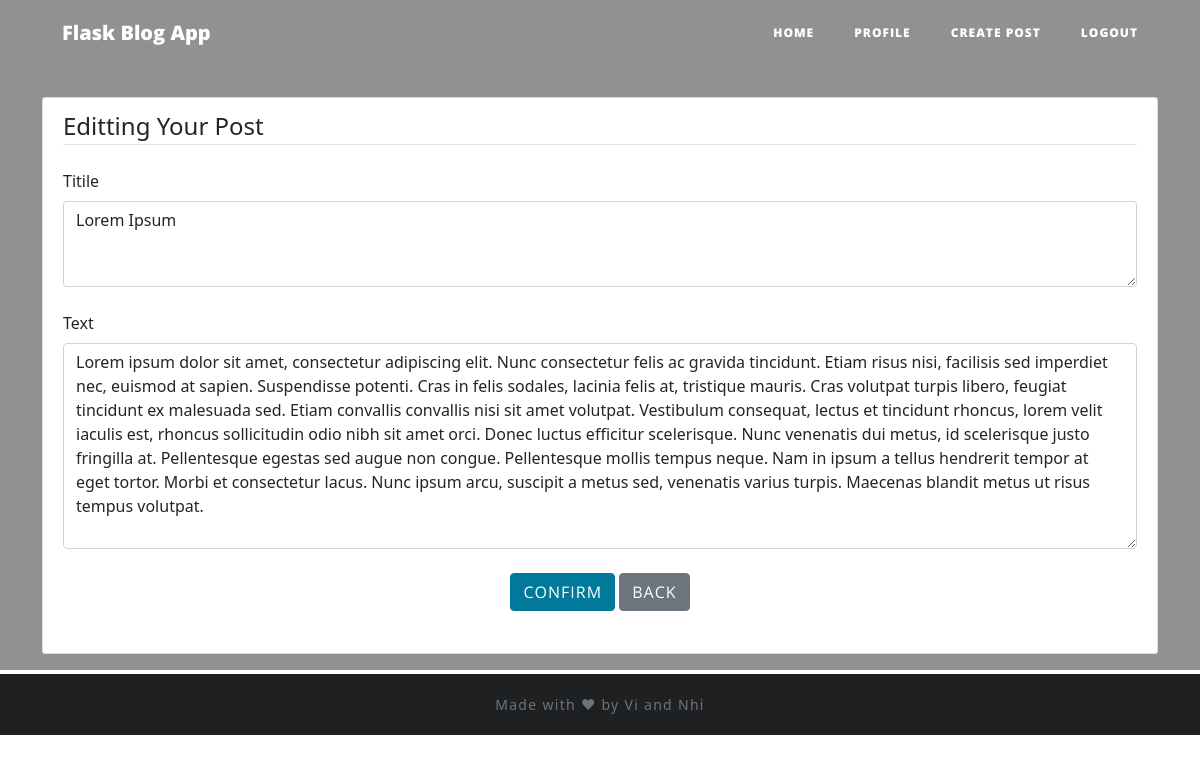
Screenshot of /edit-post/2 (signed in) with the database file from the repository.
### website/models.py (models this page shows)
class Post(db.Model):
    id = db.Column(db.Integer, primary_key=True)
    title = db.Column(db.String(100), nullable=False)
    text = db.Column(db.Text, nullable=False)
    date_created = db.Column(db.DateTime, index=True, default=datetime.now)
    author = db.Column(db.Integer, db.ForeignKey('user.id', ondelete="CASCADE"), nullable=False)
    comments = db.relationship('Comment', backref='post', passive_deletes=True)
    likes = db.relationship('Like', backref='post', passive_deletes=True)

### website/views.py (the view, shortened to what this page needs)
@views.route("/edit-post/<id>", methods = ['GET', 'POST'])
@login_required
def edit_post(id):
    post = Post.query.filter_by(id=id).first()
    if not post:
        flash("Post does not exist.", category='error')
    elif current_user.id != post.author:
        flash('You do not have permission to delete this post.', category='error')
    return render_template('edit_post.html', user= current_user, post= post)

### website/initial.py (called while the page is built)
def create_app():
    app = Flask(__name__)
    app.config['SECRET_KEY'] = "helloworld"
    app.config['SQLALCHEMY_DATABASE_URI'] = f'sqlite:///{DB_NAME}'
    db.init_app(app)
    from .views import views
    from .auth import auth
    app.register_blueprint(views, url_prefix='/')
    app.register_blueprint(auth, url_prefix='/')
    from .models import User, Post, Comment, Like
    create_database(app)
    login_manager = LoginManager()
    login_manager.login_view = "auth.login"
    login_manager.init_app(app)
    @login_manager.user_loader
    def load_user(id):
        return User.query.get(int(id))
    return app

### website/templates/edit_post.html (shortened to what this page needs)
{% extends "base.html" %} {% block title %}Home{% endblock %}
{% block body %}
{{ super() }}
{% endblock %}
{% block content%}
<div class="content-section">
  <form method="POST" enctype="multipart/form-data">
      <fieldset class="form-group">
          <legend class="border-bottom mb-4">Editting Your Post</legend>
          <div class="form-group">
              <label for="titile">Titile</label>
                {% block texttitle %}
                <textarea name="title" id="title" class="form-control" rows="3">{{post.title}}</textarea>
                {% endblock %}
              <br/>
              <label for="text">Text</label>
                {% block text %}
                <textarea name="text" id="text" class="form-control" rows="8">{{post.text}}</textarea>
                {% endblock %}
              <br/>
              <div align="center">
                <button type="submit" class="btn btn-primary">Confirm</button>
                <a href="/"><button type="button" class="btn btn-secondary">Back</button></a>
            </div>
          </div>
      </fieldset>
  </form>
</div>
{% endblock %}

### website/static/main.css (style rules this page uses)
body { font-size: 20px; color: #212529; font-family: 'Lora', 'Times New Roman', serif; }
a { color: #212529; transition: all 0.2s; }
.btn { box-shadow: none; font-size: 14px; font-weight: 800; padding: 15px 25px; letter-spacing: 1px; text-transform: uppercase; border-radius: 0; font-family: 'Open Sans', 'Helvetica Neue', Helvetica, Arial, sans-serif; }
.btn-primary { background-color: #00799b !important; border-color: #00799b !important; }
.content-section { background: white; margin-top: 30px; padding: 10px 20px; border: 1px solid #dddddd; border-radius: 3px; margin-bottom: 20px; z-index: 1; }

### website/templates/edit_post.html (style rules this page uses)
body { background-image: url('https://wallpaperaccess.com/full/1691682.jpg'); background-size: cover; padding-top: 67px; }

### rows the page displays
Post: title "Lorem Ipsum", text "Lorem ipsum dolor sit amet, consectetur adipiscing elit. Nunc consectetur felis ac gravida tincidunt. Etiam risus nisi, facilisis sed imperdiet nec, euismod at sapien. Suspendisse potenti. Cras in felis sodales, lacinia felis at, tristique mauris. Cras volutpat turpis libero, feugiat tincidunt ex malesuada sed. Etiam convallis convallis nisi sit amet volutpat. Vestibulum consequat, lectus et tincidunt rhoncus, lorem velit iaculis est, rhoncus sollicitudin odio nibh sit amet orci. Donec luctus efficitur scelerisque. Nunc venenatis dui metus, id scelerisque justo fringilla at. Pellentesque egestas sed augue non congue. Pellentesque mollis tempus neque. Nam in ipsum a tellus hendrerit tempor…"
